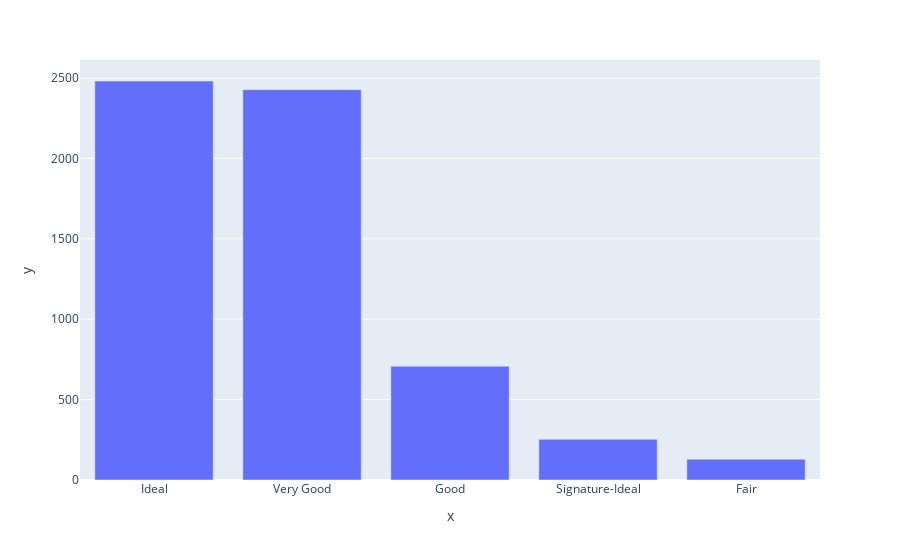

This figure's notebook cell:
### Code cell
cut_counts = data['Cut'].value_counts()
fig = px.bar(x=cut_counts.index, y=cut_counts.values)
fig.show()

### Figure 1 — Plotly figure (JSON) as saved in the notebook; plotly's stock layout.template omitted (floating-point values rounded to 4 significant figures)
{"data": [{"alignmentgroup": "True", "hovertemplate": "x=%{x}<br>y=%{y}<extra></extra>", "legendgroup": "", "marker": {"color": "#636efa", "pattern": {"shape": ""}}, "name": "", "offsetgroup": "", "orientation": "v", "showlegend": false, "textposition": "auto", "type": "bar", "x": ["Ideal", "Very Good", "Good", "Signature-Ideal", "Fair"], "xaxis": "x", "y": [2482, 2428, 708, 253, 129], "yaxis": "y"}], "layout": {"barmode": "relative", "legend": {"tracegroupgap": 0}, "margin": {"t": 60}, "xaxis": {"anchor": "y", "domain": [0, 1], "title": {"text": "x"}}, "yaxis": {"anchor": "x", "domain": [0, 1], "title": {"text": "y"}}}}
